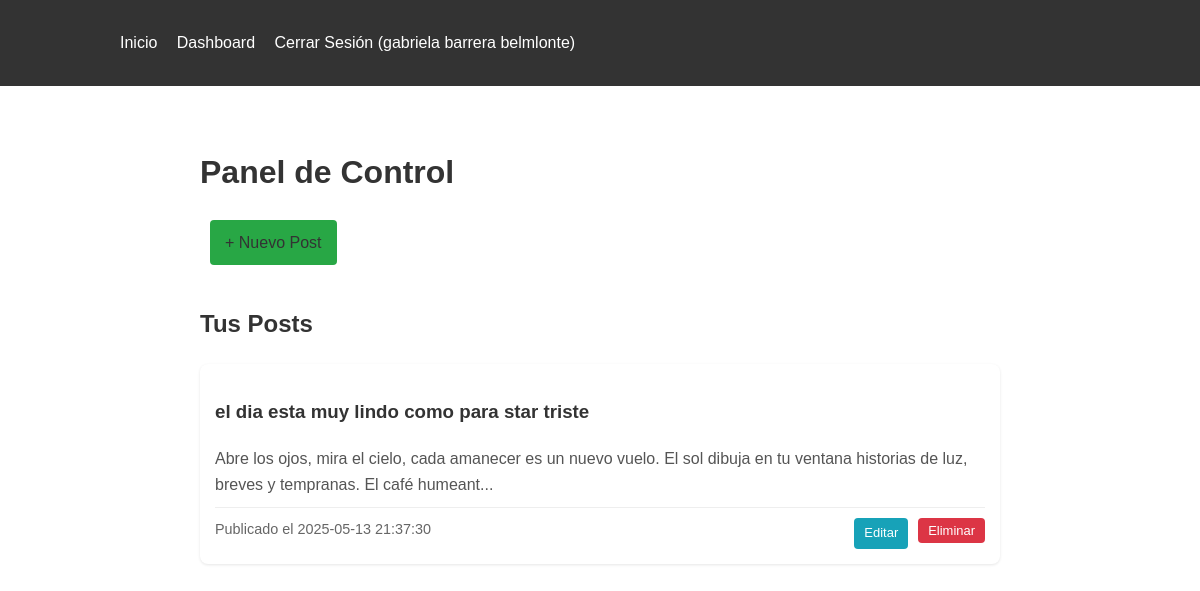
The app's page /dashboard (signed in) with its own data.
### tables this page shows
CREATE TABLE posts (
        id INTEGER PRIMARY KEY AUTOINCREMENT,
        title TEXT NOT NULL,
        content TEXT NOT NULL,
        user_id INTEGER NOT NULL,
        created_at TEXT NOT NULL,
        FOREIGN KEY (user_id) REFERENCES users (id)
    );

### app.py (the view)
@app.route('/dashboard')
def dashboard():
    conn = get_db_connection()
    user_posts = conn.execute('''
        SELECT * FROM posts
        WHERE user_id = ?
        ORDER BY created_at DESC
    ''', (session['user_id'],)).fetchall()
    conn.close()
    return render_template('dashboard.html', posts=user_posts)

### app.py (called while the page is built)
def get_db_connection():
    conn = sqlite3.connect('blog.db')
    conn.row_factory = sqlite3.Row
    return conn

### templates/dashboard.html (shortened to what this page needs)
{% extends "base.html" %}
{% block content %}
<div class="dashboard-container">
    <h1>Panel de Control</h1>
    <div class="post-actions">
        <a href="{{ url_for('create_post') }}" class="btn-create">+ Nuevo Post</a>
    </div>
    <h2>Tus Posts</h2>
    {% if posts %}
        <div class="user-posts">
            {% for post in posts %}
                <div class="post-item">
                    <h3>{{ post['title'] }}</h3>
                    <p class="post-excerpt">{{ post['content'][:150] }}{% if post['content']|length > 150 %}...{% endif %}</p>
                    <div class="post-meta">
                        <span>Publicado el {{ post['created_at'] }}</span>
                        <div class="post-controls">
                            <a href="{{ url_for('edit_post', post_id=post['id']) }}" class="btn-edit">Editar</a>
                            <form action="{{ url_for('delete_post', post_id=post['id']) }}" method="POST" class="delete-form">
                                <button type="submit" class="btn-delete" onclick="return confirm('¿Estás seguro de eliminar este post?')">Eliminar</button>
                            </form>
                        </div>
                    </div>
                </div>
            {% endfor %}
        </div>
    {% else %}
        <div class="no-posts">
            <p>No has publicado ningún post aún.</p>
        </div>
    {% endif %}
</div>
{% endblock %}

### static/style.css (style rules this page uses)
body { font-family: Arial, sans-serif; line-height: 1.6; margin: 0; padding: 0; color: #333; }
button, .btn { background: #333; color: white; border: none; padding: 10px 15px; cursor: pointer; text-decoration: none; display: inline-block; }
.post-meta { font-size: 0.9em; color: #666; margin-top: 10px; }
.post-actions a { margin-left: 10px; color: #333; text-decoration: none; }
.post-meta { display: flex; justify-content: space-between; color: #666; font-size: 0.9em; border-top: 1px solid #eee; padding-top: 10px; }
.dashboard-container { max-width: 800px; margin: 0 auto; padding: 20px; }
.btn-create { background-color: #28a745; color: white; padding: 10px 15px; border-radius: 4px; text-decoration: none; display: inline-block; margin-bottom: 20px; }
.user-posts { margin-top: 20px; }
.post-item { background: #fff; border-radius: 8px; padding: 15px; margin-bottom: 15px; box-shadow: 0 1px 3px rgba(0,0,0,0.1); }
.post-excerpt { color: #555; margin: 10px 0; }
.post-controls { display: flex; gap: 10px; }
.btn-edit { background-color: #17a2b8; color: white; padding: 5px 10px; border-radius: 4px; text-decoration: none; font-size: 0.9em; }
.delete-form { display: inline; }
.btn-delete { background-color: #dc3545; color: white; padding: 5px 10px; border: none; border-radius: 4px; cursor: pointer; font-size: 0.9em; }

### records on screen
posts: title "el dia esta muy lindo como para star triste", content "Abre los ojos, mira el cielo, cada amanecer es un nuevo vuelo. El sol dibuja en tu ventana historias de luz, breves y tempranas. El café humeant", created_at "2025-05-13 21:37:30"

### other values on screen
{{ session['username'] }} "gabriela barrera belmlonte"
